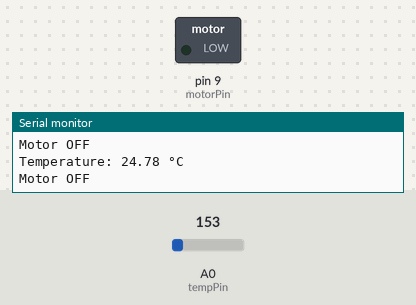
Bench run of a sketch on a simulated Arduino Uno, built with avr-gcc and run on an emulated ATmega328P. On the bench: switched loads named in the sketch (green lamp = pin HIGH), the last lines printed to the serial monitor. The test bench sets the inputs (shaded band); at power-on: A0 (tempPin) = 153.

Above: at 1.8 s.
1.9 s: A0 (tempPin) set to 174
At 3.0 s:
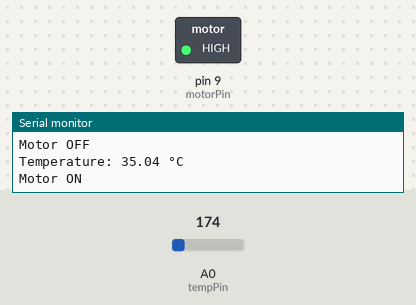
3.5 s: A0 (tempPin) set to 133
At 4.6 s:
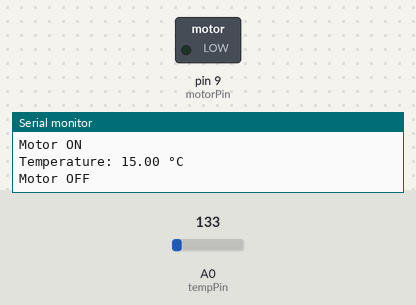
5.5 s: A0 (tempPin) set to 165
At 7.4 s:
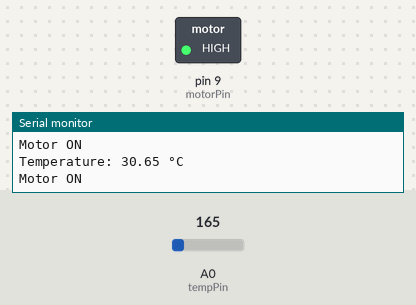
Timing chart, 0 to 8.9 s (numbered marks = the images above; inputs shaded):
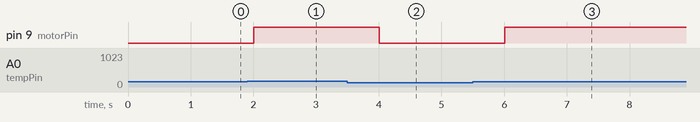

The sketch:

Code.ino
```cpp
// Define the pin for the motor control
int motorPin = 9;

// Define the analog pin for the temperature sensor
int tempPin = A0;

// Define the threshold temperature (in degrees Celsius)
float tempThreshold = 30.0; // You can adjust this value as needed

void setup() {
  // Set the motor pin as an output
  pinMode(motorPin, OUTPUT);

  // Initialize serial communication for debugging
  Serial.begin(9600);
}

void loop() {
  // Read the temperature sensor value
  int sensorValue = analogRead(tempPin);

  // Convert the analog sensor value to temperature in degrees Celsius
  // TMP36 outputs 750mV at 25 degrees Celsius and 10mV/degree Celsius
  float voltage = sensorValue * (5.0 / 1023.0);  // Convert analog value to voltage
  float temperatureC = (voltage - 0.5) * 100.0;  // Convert voltage to temperature

  // Print the temperature to the Serial Monitor
  Serial.print("Temperature: ");
  Serial.print(temperatureC);
  Serial.println(" °C");

  // Turn the motor on or off based on the temperature
  if (temperatureC >= tempThreshold) {
    digitalWrite(motorPin, HIGH);  // Turn the motor ON
    Serial.println("Motor ON");
  } else {
    digitalWrite(motorPin, LOW);   // Turn the motor OFF
    Serial.println("Motor OFF");
  }

  // Wait for a short time before repeating
  delay(1000);
}
```

Measured:
- the behaviour switches between 163 and 164 on A0 (tempPin) (found by bisection; images 0 and 1)
- after the input at 1.9 s, pin 9 (motorPin): LOW → HIGH after 0.10 s
- after the input at 3.5 s, pin 9 (motorPin): HIGH → LOW after 0.50 s
- after the input at 5.5 s, pin 9 (motorPin): LOW → HIGH after 0.51 s
